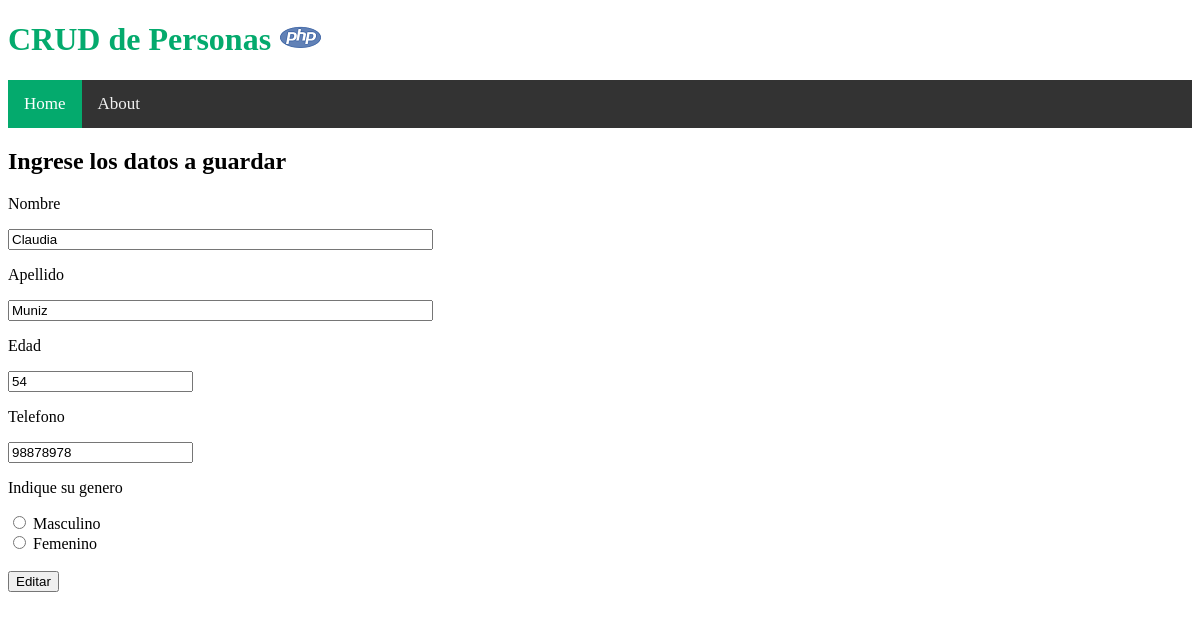
Page /update.php?id=11 on the committed database.
### tables this page shows
CREATE TABLE `personas` (
  `id` int(11) NOT NULL,
  `Nombre` varchar(255) NOT NULL,
  `Apellido` varchar(255) NOT NULL,
  `Edad` int(3) NOT NULL,
  `Tel` varchar(12) NOT NULL,
  `Genero` char(1) NOT NULL
);

### update.php (the view, shortened to what this page needs)
<?php include("db.php");?>
<?php
$id = $_GET['id'];
$query = "SELECT * FROM personas WHERE id = $id";
$consulta = mysqli_query($conn,$query);
$row = mysqli_fetch_array($consulta)
?>
<!DOCTYPE html>
<html lang="en">
<head>
    <link href="styles/style.css" rel="stylesheet" type="text/css">
    <?php include("banner.php")?>
<div>
        <h2>Ingrese los datos a guardar</h2>
        <form action="update.php?id=<?php echo $_GET['id'];?>" method="POST">
        <p>Nombre</p>
        <input type="text" id="nombre" name="nombre" required minlength="4" maxlength="100" size="50" value="<?php echo $row['Nombre']?>" >
        <br>
        <p>Apellido</p>
        <input type="text" id="apellido" name="apellido" required minlength="4" maxlength="100" size="50" value="<?php echo $row['Apellido']?>" >
        <br>
        <p>Edad</p>
        <input type="number" id="edad" name="edad" required minlength="1" maxlength="3" size="50" value="<?php echo $row['Edad']?>" >
        <br>
        <p>Telefono</p>
        <input type="number" id="tel" name="tel" required minlength="8" maxlength="15" size="50" value="<?php echo $row['Tel']?>" >
        <br>
        <p>Indique su genero</p>
        <input type="radio" id="generoM" name="genero" value="M"  >
        <label>Masculino</label><br>
        <input type="radio" id="generoF" name="genero" value="F"  >
        <label>Femenino</label><br>
        <br>
        <input type="submit" name="update" value="Editar">
        </form>
    </div>
</head>
<body>
</body>
</html>

### rows in the picture
personas: nombre "Claudia", apellido "Muniz", edad "54", tel "98878978"
